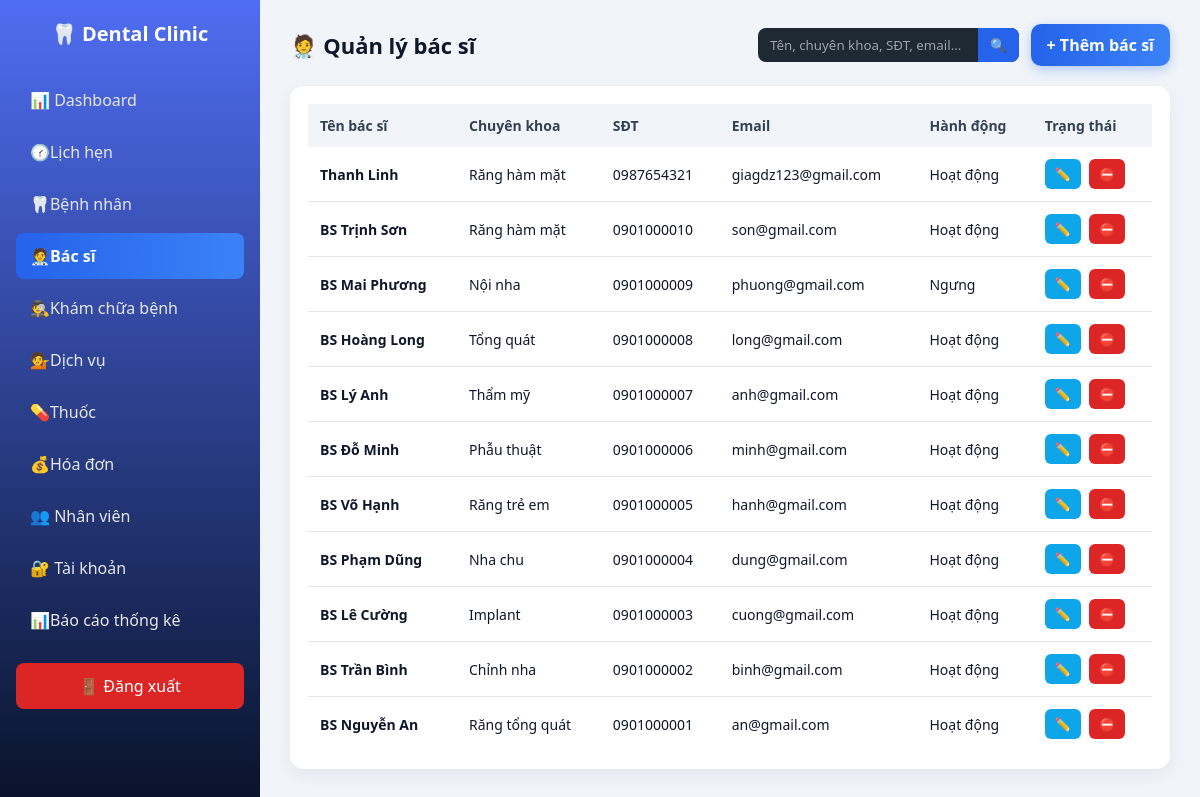
Screenshot of /dental_management/dashboard/dashboard.php?page=doctors (signed in) with the database file from the repository.
### tables this page shows
CREATE TABLE `doctors` (
  `doctor_id` int(11) NOT NULL,
  `full_name` varchar(100) NOT NULL,
  `specialty` varchar(100) DEFAULT NULL,
  `phone` varchar(15) DEFAULT NULL,
  `email` varchar(100) DEFAULT NULL,
  `status` enum('Hoạt động','Ngưng') DEFAULT 'Hoạt động'
);

### dental_management/dashboard/pages/doctors.php (the view, shortened to what this page needs)
<?php
require_once __DIR__ . "/../../api/db.php";
$keyword = $_GET['keyword'] ?? '';
$sql = "SELECT * FROM doctors";
$params = [];
$sql .= " ORDER BY doctor_id DESC";
$stmt = $pdo->prepare($sql);
$stmt->execute($params);
$doctors = $stmt->fetchAll();
?>
<div class="page-header">
    <h2>🧑‍⚕️ Quản lý bác sĩ</h2>
    <div class="header-actions">
        <form class="search-form">
            <input name="keyword"
                   placeholder="Tên, chuyên khoa, SĐT, email..."
                   value="<?= htmlspecialchars($keyword) ?>">
            <button>🔍</button>
        </form>
        <a href="dashboard.php?page=doctor_add" class="btn-add">
            + Thêm bác sĩ
        </a>
    </div>
</div>
<div class="table-box">
    <table>
        <thead>
        <tr>
            <th>Tên bác sĩ</th>
            <th>Chuyên khoa</th>
            <th>SĐT</th>
            <th>Email</th>
            <th>Hành động</th>
            <th>Trạng thái</th>
        </tr>
        </thead>
        <tbody>
        <?php foreach ($doctors as $d): ?>
            <tr>
                <td><b><?= htmlspecialchars($d['full_name']) ?></b></td>
                <td><?= htmlspecialchars($d['specialty']) ?></td>
                <td><?= $d['phone'] ?></td>
                <td><?= $d['email'] ?></td>
                <td><?= $d['status'] ?></td>
                <td>
                    <div class="actions">
                        <a class="btn edit"
                           href="dashboard.php?page=doctor_edit&id=<?= $d['doctor_id'] ?>">
                            ✏️
                        </a>
                        <a class="btn delete"
                           onclick="return confirm('Ngưng hoạt động bác sĩ này?')"
                           href="dashboard.php?page=doctor_delete&id=<?= $d['doctor_id'] ?>">
                            ⛔
                        </a>
                    </div>
                </td>
            </tr>
        <?php endforeach; ?>
        </tbody>
    </table>
</div>

### dental_management/dashboard/dashboard.css (style rules this page uses)
* { margin: 0; padding: 0; box-sizing: border-box; font-family: "Segoe UI", Tahoma, sans-serif; }
body { background: #f1f5f9; color: #0f172a; }
body { display: flex; min-height: 100vh; }
.table-box { background: #fff; border-radius: 14px; padding: 18px; box-shadow: 0 6px 20px rgba(0,0,0,0.06); }
table { width: 100%; border-collapse: collapse; }
table thead { background: #f1f5f9; }
table th, table td { padding: 12px; text-align: left; font-size: 14px; }
table th { color: #334155; font-weight: 600; }
table tr { border-bottom: 1px solid #e5e7eb; }
table tr:last-child { border-bottom: none; }
.page-header { display: flex; justify-content: space-between; align-items: center; margin-bottom: 20px; }
.page-header h2 { font-size: 22px; color: #0f172a; }
.btn-add { background: linear-gradient(90deg, #2563eb, #3b82f6); color: #fff; padding: 10px 16px; border-radius: 10px; text-decoration: none; font-weight: 600; box-shadow: 0 4px 12px rgba(37,99,235,0.3); }
.actions { display: flex; gap: 8px; }
.actions .btn { padding: 6px 10px; border-radius: 6px; font-size: 13px; text-decoration: none; color: #fff; }
.actions .edit { background: #0ea5e9; }
.actions .delete { background: #dc2626; }
.header-actions { display: flex; gap: 12px; align-items: center; }
.search-form { display: flex; background: #1f2933; border-radius: 8px; overflow: hidden; }
.search-form input { border: none; padding: 8px 12px; background: transparent; color: #fff; width: 220px; outline: none; }
.search-form input::placeholder { color: #9ca3af; }
.search-form button { border: none; background: #2563eb; color: #fff; padding: 0 12px; cursor: pointer; }

### rows the page displays
doctors: full_name "Thanh Linh", specialty "Răng hàm mặt", phone "0987654321", email "giagdz123@gmail.com", status "Hoạt động"
doctors: full_name "BS Trịnh Sơn", specialty "Răng hàm mặt", phone "0901000010", email "son@gmail.com", status "Hoạt động"
doctors: full_name "BS Mai Phương", specialty "Nội nha", phone "0901000009", email "phuong@gmail.com", status "Ngưng"
doctors: full_name "BS Hoàng Long", specialty "Tổng quát", phone "0901000008", email "long@gmail.com", status "Hoạt động"
doctors: full_name "BS Lý Anh", specialty "Thẩm mỹ", phone "0901000007", email "anh@gmail.com", status "Hoạt động"
doctors: full_name "BS Đỗ Minh", specialty "Phẫu thuật", phone "0901000006", email "minh@gmail.com", status "Hoạt động"
doctors: full_name "BS Võ Hạnh", specialty "Răng trẻ em", phone "0901000005", email "hanh@gmail.com", status "Hoạt động"
doctors: full_name "BS Phạm Dũng", specialty "Nha chu", phone "0901000004", email "dung@gmail.com", status "Hoạt động"
doctors: full_name "BS Lê Cường", specialty "Implant", phone "0901000003", email "cuong@gmail.com", status "Hoạt động"
doctors: full_name "BS Trần Bình", specialty "Chỉnh nha", phone "0901000002", email "binh@gmail.com", status "Hoạt động"
doctors: full_name "BS Nguyễn An", specialty "Răng tổng quát", phone "0901000001", email "an@gmail.com", status "Hoạt động"
